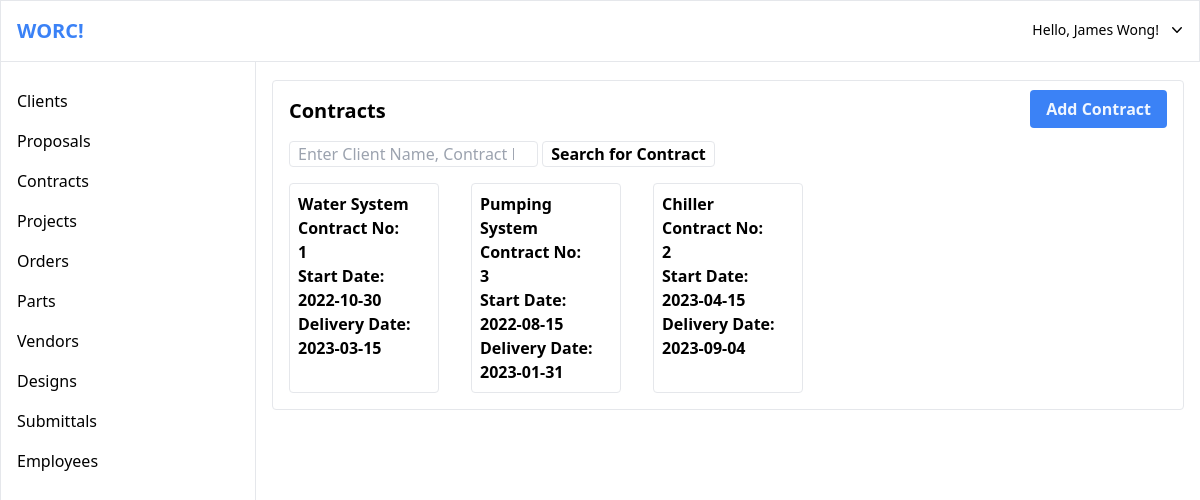
Screenshot of /contracts/index.php (signed in) with the database file from the repository.
### tables this page shows
CREATE TABLE Contract
	(Proposal_No		INT			NOT NULL,
	 Contract_No		INT			NOT NULL,
	 Start_Date			DATE,
	 Delivery_Date		DATE,
	 Payment_Terms		VARCHAR(255),
	 Issued_Date		DATE,
	 Expiry_Date		DATE,
     Client_Id			INT NOT NULL,
	 PRIMARY KEY (Proposal_No, Contract_No),
	 FOREIGN KEY (Client_Id) REFERENCES Client (Client_Id) ON DELETE CASCADE ON UPDATE CASCADE );

CREATE TABLE Proposal
	(Proposal_No		INT			    NOT NULL,
	 Title			    VARCHAR(255)    NOT NULL,
	 Value			    FLOAT           NOT NULL,
	 Issued_Date		DATE            NOT NULL,
	 Expiry_Date		DATE,
	 PRIMARY KEY (Proposal_No) );

### data/contract.php (called while the page is built, shortened)
<?php
function get_contracts($db) {
	$q = "
		SELECT
			    C.*, P.Title
		FROM Contract AS C, Proposal AS P
        WHERE
            C.Proposal_No = P.Proposal_No
		";
	return $db->query($q);
}

### contracts/index.php (the view, shortened to what this page needs)
<?php
require_once('../db.php');
require_once('../data/contract.php');
$contracts = [];
$search_term = $_GET['search_term'] ?? '';
try {
	$contracts = empty($search_term) ? get_contracts($db): search_contracts($db, $search_term);
	$contracts = $contracts->fetchAll(PDO::FETCH_ASSOC);
} catch(Exception $e) {
	$contracts = [];
	$error = 'Failed to execute search query or fetch data.';
}
include('../templates/top.php');
?>
<?php
include('../templates/top-bar.php');
?>
<div>
	<?php
	include('../templates/side-bar.php');
	?>
	<div class="pt-16 ml-64">
		<main class="m-4 border rounded">
			<div class="grid grid-cols-2 m-4">
				<h1 class="text-xl font-semibold">Contracts</h1>
				<div class="text-right">
					<a href="../contracts/create.php" class="hover:bg-blue-400 bg-blue-500 text-blue-50 py-2 px-4 rounded font-semibold">Add Contract</a>
				</div>
			</div>
			<form class="m-4" method="GET" action="index.php">
				<input class="border px-2 rounded" type="search" placeholder="Enter Client Name, Contract No or Sales Contact" name="search_term" value="<?=$search_term?>">
				<button class="hover:text-blue-400 hover:border-blue-400 border px-2 text-black rounded font-semibold" type="submit">Search for Contract</button>
			</form>
			<div class="grid grid-cols-5 gap-8 m-4">
			<?php
			foreach($contracts as $contract) {
			?>
				<a href="../contracts/contract.php?id=<?=$contract['Contract_No']?>" class="border rounded hover:border-blue-500">
					<section>
						<dl class="p-2">
							<dt class="font-bold"><?=$contract['Title'] ?></dt>
							<dt class="font-bold">Contract No:</dt>
							<dt class="font-bold"><?=$contract['Contract_No'] ?></dt>
							<dt class="font-bold">Start Date:</dt>
							<dt class="font-bold"><?=$contract['Start_Date'] ?></dt>
							<dt class="font-bold">Delivery Date:</dt>
							<dt class="font-bold"><?=$contract['Delivery_Date'] ?></dt>
						</dl>
					</section>
				</a>
			<?php
			}
			?>
			</div>
		</main>
	</div>
</div>
<?php
include('../templates/bottom.php');
?>

### templates/top.php (shortened to what this page needs)
<!doctype html>
<html>
<head>
 	<script src="https://cdn.tailwindcss.com"></script>
</head>
<body>

### templates/top-bar.php (shortened to what this page needs)
<?php
$first_name = $_SESSION['user']['employee']['First_Name'];
$last_name = $_SESSION['user']['employee']['Last_Name'];
?>
<div class="border flex justify-between p-4 fixed top-0 w-full z-10 bg-white">
	<nav>
		<a href="" class="text-blue-500 text-xl font-bold">WORC!</a>
	</nav>
	<div class="relative inline-block text-left">
		<button onclick="toggle('top-user-dropdown-menu')" type="button" class="inline-flex w-full justify-center bg-white text-sm font-medium hover:text-blue-400" id="top-user-dropdown-button" aria-expanded="true" aria-haspopup="true">
      		Hello, <?=$first_name?> <?=$last_name?>!
      		<svg class="-mr-1 ml-2 h-5 w-5" xmlns="http://www.w3.org/2000/svg" viewBox="0 0 20 20" fill="currentColor" aria-hidden="true">
        		<path fill-rule="evenodd" d="M5.23 7.21a.75.75 0 011.06.02L10 11.168l3.71-3.938a.75.75 0 111.08 1.04l-4.25 4.5a.75.75 0 01-1.08 0l-4.25-4.5a.75.75 0 01.02-1.06z" clip-rule="evenodd" />
      		</svg>
    	</button>
	</div>
</div>

### templates/side-bar.php
<nav class="w-64 h-screen fixed pt-20 border">
	<ul>
		<li class="py-2 px-4">
			<a href="<?=BASE_URL ?>/clients/">Clients</a>
		</li>
		<li class="py-2 px-4"><a href="<?=BASE_URL ?>/proposals/">Proposals</a></li>
		<li class="py-2 px-4"><a href="<?=BASE_URL ?>/contracts/">Contracts</a></li>
		<li class="py-2 px-4">Projects</li>
		<li class="py-2 px-4">
			<a href="<?=BASE_URL?>/order/" class="hover:text-blue-500">Orders</a>
		</li>
		<li class="py-2 px-4">
			<a href="<?=BASE_URL?>/part/" class="hover:text-blue-500">Parts</a>
		</li>
		<li class="py-2 px-4">
			<a href="<?=BASE_URL?>/vendor/" class="hover:text-blue-500">Vendors</a>
		</li>
		<li class="py-2 px-4">
			<a href="<?=BASE_URL ?>/designs/" class="hover:text-blue-500">Designs</a>
		</li>
		<li class="py-2 px-4">
			<a href="<?=BASE_URL ?>/submittals/" class="hover:text-blue-500">Submittals</a>
		</li>
		<li class="py-2 px-4">
			<a href="<?=BASE_URL ?>/employees/" class="hover:text-blue-500">Employees</a>
		</li>
	</ul>
</nav>

### rows the page displays
contract: proposal.Title "Water System", Contract_No "1", Start_Date "2022-10-30", Delivery_Date "2023-03-15"
contract: proposal.Title "Pumping System", Contract_No "3", Start_Date "2022-08-15", Delivery_Date "2023-01-31"
contract: proposal.Title "Chiller", Contract_No "2", Start_Date "2023-04-15", Delivery_Date "2023-09-04"

### other values shown
$first_name "James"
$last_name "Wong"
